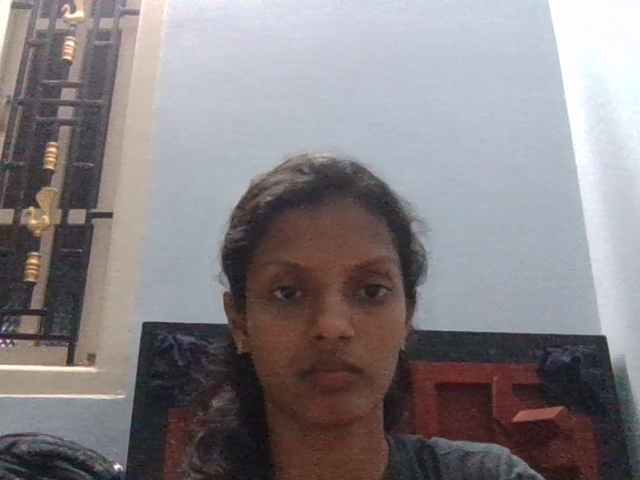
#> input picture Trainingimage/face_1716139158896_2.png, 640 x 480 px, found by its file name; its folder holds only this picture in this run
$ python Train.py
#> lines starting #> are read from the running program, lines starting #| are printed output that depends on the picture
import cv2
import os
import shutil
import csv
import numpy as np
from PIL import Image

def getImagesAndLabels(path):
    # Check if the directory exists
#> called with path = 'face_login/TrainingImage'
    if not os.path.exists(path):
        print(f"Error: Directory '{path}' does not exist.")
        return [], []

    # Get the path of all the files in the folder
    imagePaths = [os.path.join(path, f) for f in os.listdir(path)]

    # Create empty face and ID lists
    faces = []
    Ids = []

    # Loop through all the image paths and load the IDs and the images
    for imagePath in imagePaths:
        # Loading the image and converting it to grayscale
        pilImage = Image.open(imagePath).convert('L')
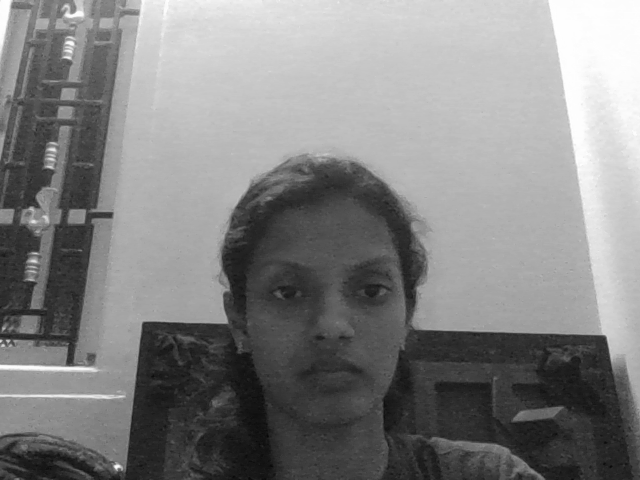
#> pilImage: PIL image 640x480 L; min 7, max 255, mean 130.9
        # Convert the PIL image into a numpy array
        imageNp = np.array(pilImage, 'uint8')
        # Extract the ID from the image
#> (the run stopped early here; a loop or call above may not have finished)

$ run again, on Trainingimage/face_1716139487356_2.png
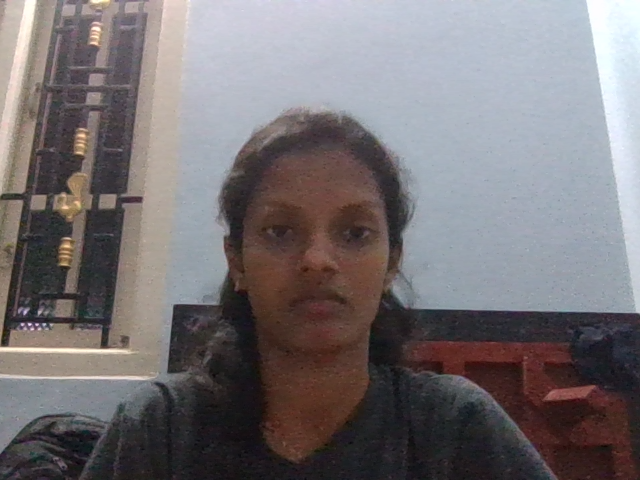
#> input picture Trainingimage/face_1716139487356_2.png, 640 x 480 px, found by its file name
#> in getImagesAndLabels, `pilImage = Image.open(imagePath).convert('L')`:
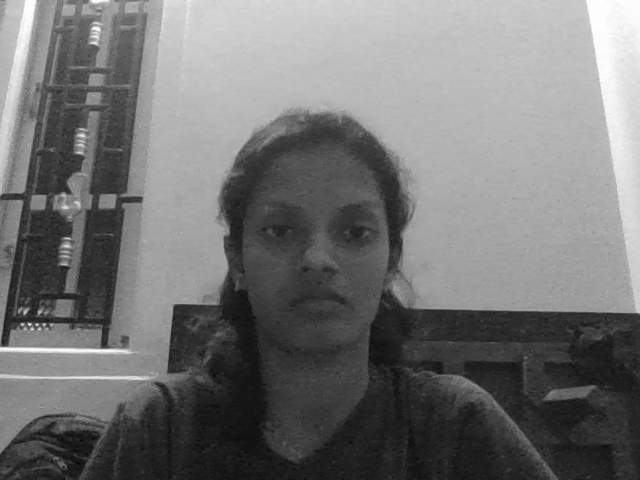
#> pilImage: PIL image 640x480 L; min 7, max 254, mean 115.7
